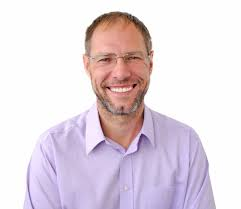
#> input picture 1.jfif, 241 x 209 px
$ jupyter execute 'Face Detection(1).ipynb'
#> lines starting #> are read from the running program, lines starting #| are printed output that depends on the picture; after the words box and inside, x2 and y2 are one past the last pixel; in counts of white or black regions, pixels touching at a corner belong together
[cell 1]
import cv2

[cell 2]
cascade=cv2.CascadeClassifier("Documents\\haarcascade_frontalface_default.xml")
i=cv2.imread("1.jfif")
#> i is the input picture: shape (209, 241, 3); mean B, G, R 225, 216.4, 228.3
gray_image=cv2.cvtColor(i,cv2.COLOR_BGR2GRAY)
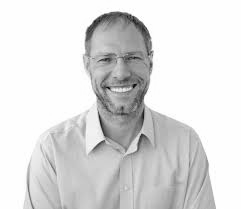
#> gray_image: shape (209, 241); min 13, max 255, mean 220.9
face=cascade.detectMultiScale(gray_image,scaleFactor=1.05,minNeighbors=5)
#> face = [[84, 31, 71, 71]]

print(type(face))
#| <class 'numpy.ndarray'>
print(face)
#| [[84 31 71 71]]

for a,b,w,h in face:
    i=cv2.rectangle(i,(a,b),(a+w,b+h),(255,0,0),3)
#> this loop made 1 pass
#> pass 1, `i=cv2.rectangle(i,(a,b),(a+w,b+h),(255,0,0),3)`:
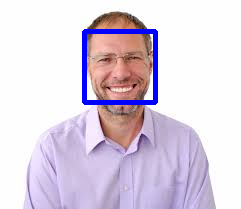
#> i: shape (209, 241, 3); 2.8% of pixels changed, all inside (x1, y1, x2, y2) = (82, 29, 158, 105)

cv2.imshow("Face",i)
cv2.waitKey(0)
cv2.destroyAllWindows()
